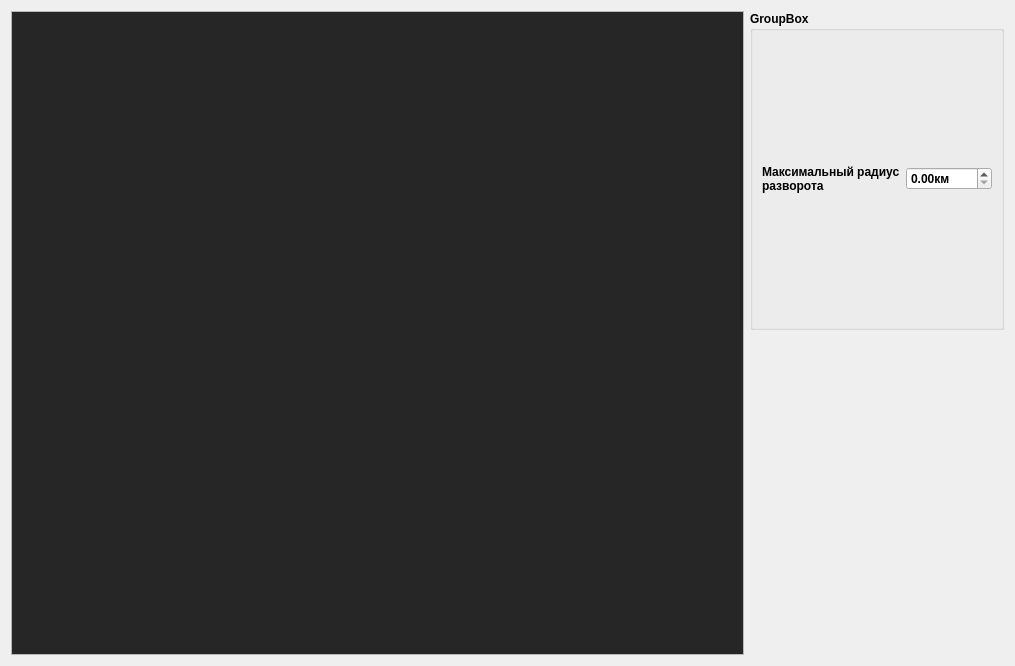
<?xml version="1.0" encoding="UTF-8"?>
<ui version="4.0">
 <class>DrawingsBDWidget</class>
 <widget class="QWidget" name="DrawingsBDWidget">
  <property name="geometry">
   <rect>
    <x>0</x>
    <y>0</y>
    <width>1015</width>
    <height>666</height>
   </rect>
  </property>
  <property name="font">
   <font>
    <family>Liberation Sans</family>
    <weight>75</weight>
    <bold>true</bold>
   </font>
  </property>
  <property name="windowTitle">
   <string>Form</string>
  </property>
  <layout class="QGridLayout" name="gridLayout">
   <item row="0" column="0" rowspan="2">
    <widget class="QGraphicsView" name="graphicsView">
     <property name="palette">
      <palette>
       <active>
        <colorrole role="Base">
         <brush brushstyle="SolidPattern">
          <color alpha="255">
           <red>38</red>
           <green>38</green>
           <blue>38</blue>
          </color>
         </brush>
        </colorrole>
       </active>
       <inactive>
        <colorrole role="Base">
         <brush brushstyle="SolidPattern">
          <color alpha="255">
           <red>38</red>
           <green>38</green>
           <blue>38</blue>
          </color>
         </brush>
        </colorrole>
       </inactive>
       <disabled>
        <colorrole role="Base">
         <brush brushstyle="SolidPattern">
          <color alpha="255">
           <red>255</red>
           <green>255</green>
           <blue>255</blue>
          </color>
         </brush>
        </colorrole>
       </disabled>
      </palette>
     </property>
     <property name="mouseTracking">
      <bool>true</bool>
     </property>
     <property name="verticalScrollBarPolicy">
      <enum>Qt::ScrollBarAlwaysOff</enum>
     </property>
     <property name="horizontalScrollBarPolicy">
      <enum>Qt::ScrollBarAlwaysOff</enum>
     </property>
     <property name="renderHints">
      <set>QPainter::TextAntialiasing</set>
     </property>
     <property name="dragMode">
      <enum>QGraphicsView::NoDrag</enum>
     </property>
     <property name="transformationAnchor">
      <enum>QGraphicsView::AnchorViewCenter</enum>
     </property>
     <property name="resizeAnchor">
      <enum>QGraphicsView::AnchorViewCenter</enum>
     </property>
     <property name="viewportUpdateMode">
      <enum>QGraphicsView::FullViewportUpdate</enum>
     </property>
     <property name="rubberBandSelectionMode">
      <enum>Qt::IntersectsItemShape</enum>
     </property>
    </widget>
   </item>
   <item row="0" column="1">
    <widget class="QGroupBox" name="groupBox">
     <property name="title">
      <string>GroupBox</string>
     </property>
     <layout class="QGridLayout" name="gridLayout_2">
      <item row="0" column="1">
       <widget class="QDoubleSpinBox" name="doubleSpinBoxMaxRadius">
        <property name="suffix">
         <string>км</string>
        </property>
        <property name="maximum">
         <double>1600.000000000000000</double>
        </property>
       </widget>
      </item>
      <item row="0" column="0">
       <widget class="QLabel" name="label">
        <property name="text">
         <string>Максимальный радиус разворота</string>
        </property>
        <property name="wordWrap">
         <bool>true</bool>
        </property>
       </widget>
      </item>
     </layout>
    </widget>
   </item>
  </layout>
 </widget>
 <resources/>
 <connections/>
</ui>
